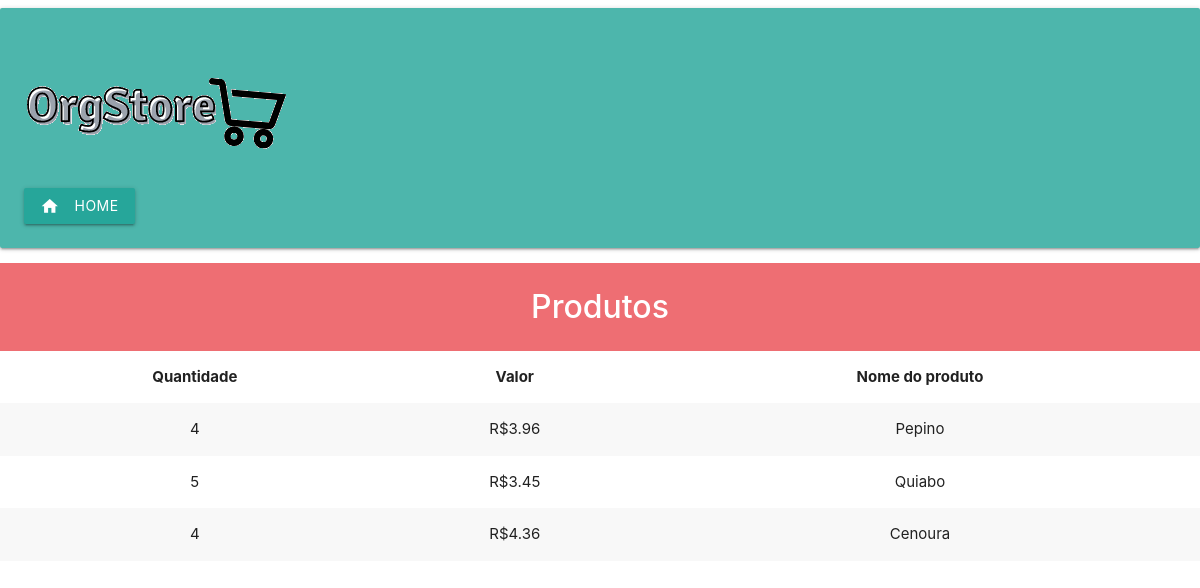
Screenshot of /meusprodutos.php?pdd=68 with the database file from the repository.
### tables this page shows
CREATE TABLE `produto_fz` (
  `id_produto` int(11) NOT NULL,
  `nome_produto` varchar(255) NOT NULL,
  `preco_produto` float NOT NULL,
  `qtd_produto` int(11) NOT NULL,
  `id_pedido` int(11) NOT NULL
);

### meusprodutos.php (the view, shortened to what this page needs)
<?php
require_once 'db_connect.php';
?>
<!DOCTYPE html>
<html lang="pt-br">
<head>
    <link rel="stylesheet" href="https://cdnjs.cloudflare.com/ajax/libs/materialize/1.0.0/css/materialize.min.css">
    <link type="text/css" rel="stylesheet" href="css/materialize.min.css"  media="screen,projection"/>
</head>
<body>
    <div class="card-panel teal lighten-2">
        <header>
            <h1>
                <img src="logo.png" alt="OrgStore">
            </h1>
            <a href="index.php" class="waves-effect waves-light btn"><i class="material-icons left">home</i>Home</a>
        </header>
    </div>
    <div class="barra">
        <strong>Produtos</strong>
    </div>
    <div>
        <?php
            $id_pdd = $_GET['pdd'];
            $consulta = "SELECT * FROM produto_fz WHERE id_pedido = '$id_pdd'";
            $resultado = mysqli_query($connect, $consulta);
        ?>
        <div>
            <table class="striped">
                <thead>
                    <tr>
                        <th style="text-align: center;">Quantidade</th>
                        <th style="text-align: center;">Valor</th>
                        <th style="text-align: center;">Nome do produto</th>
                    </tr>
                </thead>
                <tbody>
                    <?php
                        while($dados=mysqli_fetch_array($resultado)){
                    ?>
                    <tr>
                        <td style="text-align: center;"><?php echo $dados["qtd_produto"];?></td>
                        <td style="text-align: center;">R$<?php echo $dados["preco_produto"];?></td>
                        <td style="text-align: center;"><?php echo $dados["nome_produto"];?></td>
                    </tr>
                    <?php
                        }
                    ?>
                </tbody>
            </table>
        </div>
    </div>
</body>

### meusprodutos.php (style rules this page uses)
.barra { background-color: #ee6e73; text-align: center; padding: 20px 10px; font-size: xx-large; color: #fff; width: 100%; }

### rows the page displays
produto_fz: qtd_produto "4", preco_produto "3.96", nome_produto "Pepino"
produto_fz: qtd_produto "5", preco_produto "3.45", nome_produto "Quiabo"
produto_fz: qtd_produto "4", preco_produto "4.36", nome_produto "Cenoura"
